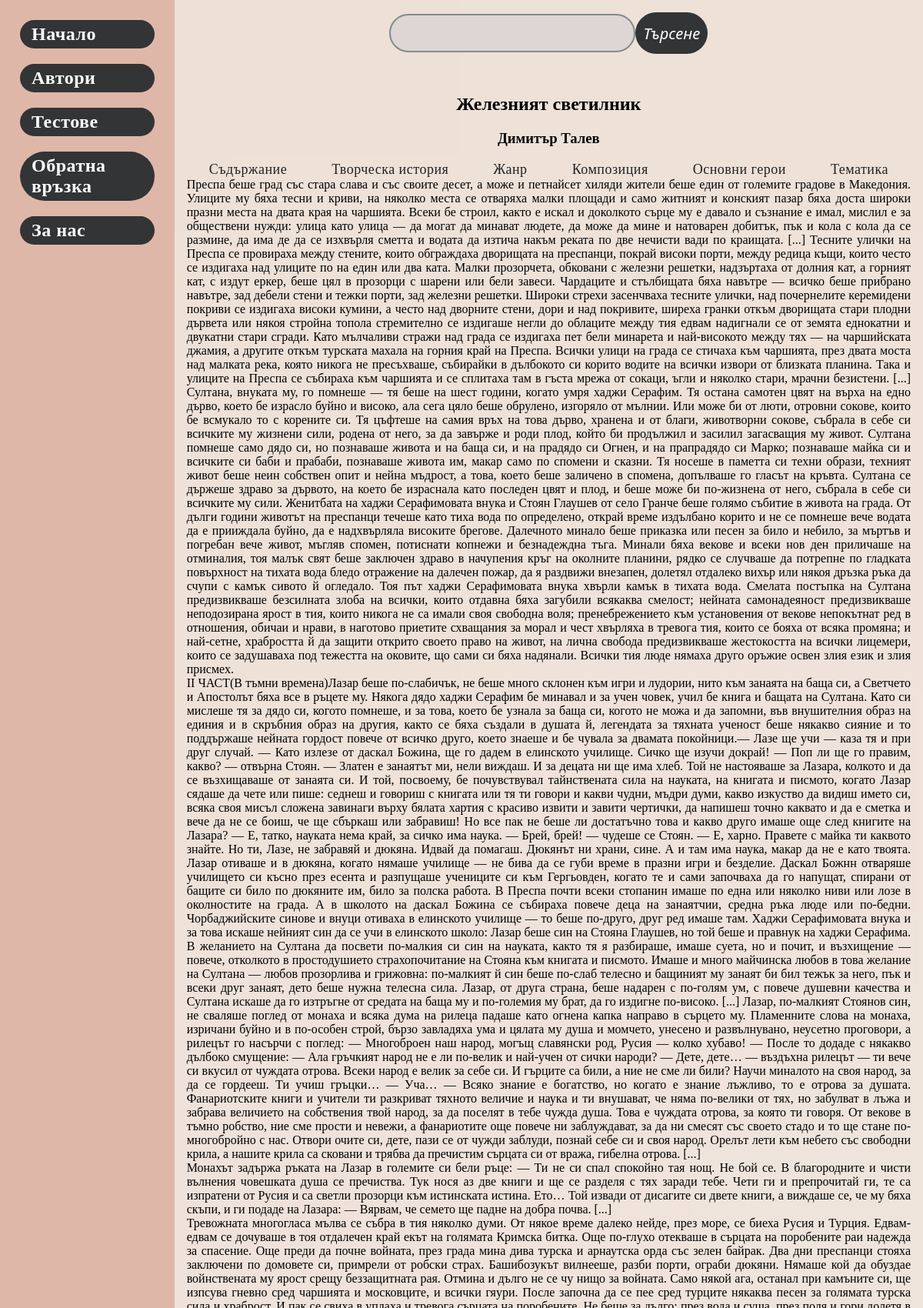
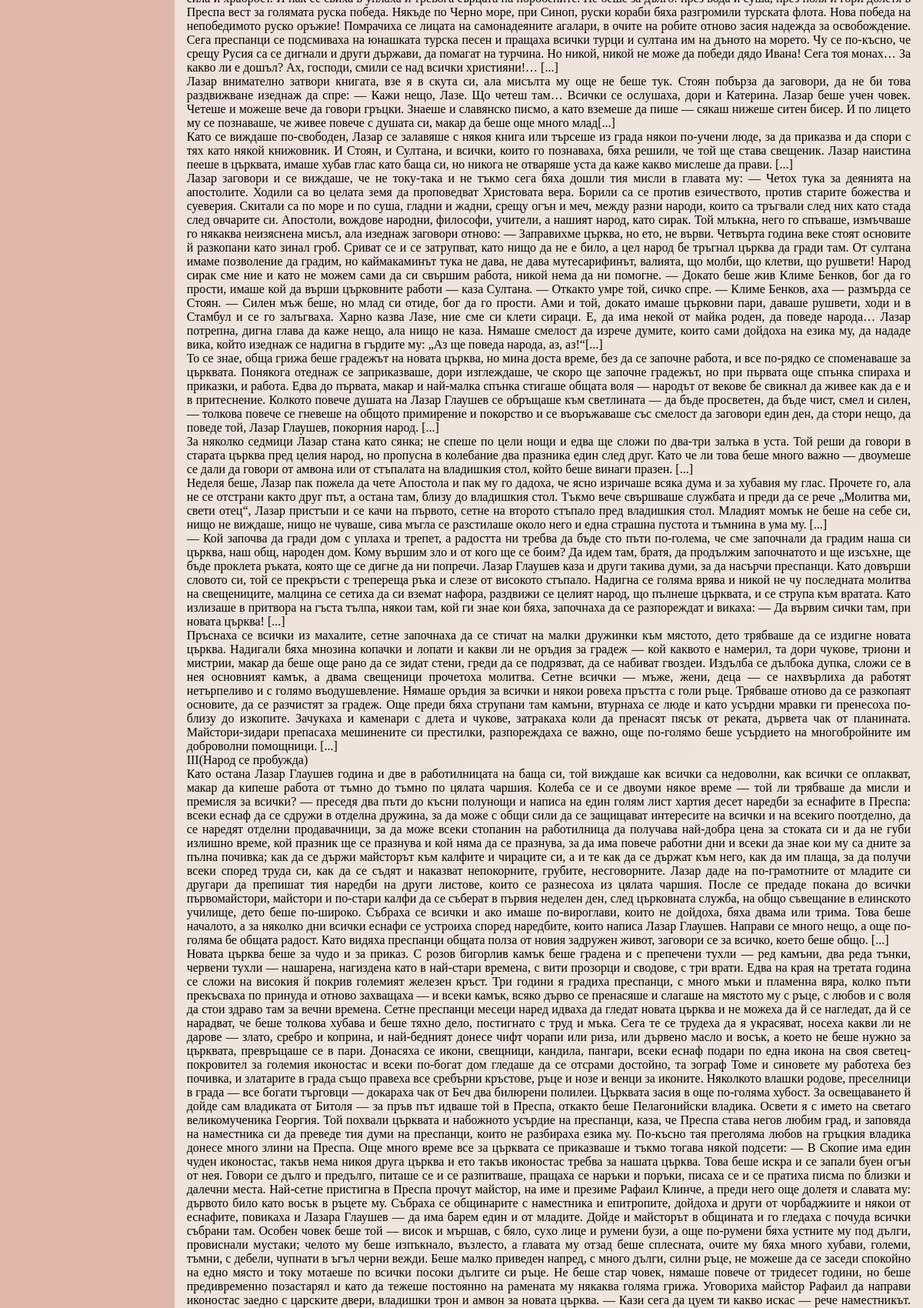
Page /php/Literaturework.php?litId=1 (upper part) on the committed database (2 pictures, top to bottom).
### tables this page shows
CREATE TABLE Literaturework (

  LiteratureworkID int NOT NULL AUTO_INCREMENT PRIMARY KEY,
  LiteratureworkTittle VARCHAR(45),
  AuthorID int NOT NULL, 
  AuthorName VARCHAR(45) NOT NULL,
  CategoryID int NOT NULL,
  CategoryTittle VARCHAR(45) NOT NULL,
  Content TEXT(65535) NOT NULL,
  HistoryOfWriting VARCHAR(3000) NOT NULL,
  Genre VARCHAR(3000) NOT NULL,
  Composition VARCHAR(3000) NOT NULL,
  Maincharacters VARCHAR(3000) NOT NULL,
  theme VARCHAR(3000) NOT NULL,
  Image VARCHAR(150) NOT NULL,
  FOREIGN KEY (CategoryID) REFERENCES Category(CategoryID), 
  FOREIGN KEY (AuthorID) REFERENCES Author (AuthorID)
  );

### php/Literaturework.php (the view, shortened to what this page needs)
<!DOCTYPE html>
<?php
require_once "config.php";
?>
<head>
    <link rel = "stylesheet" href="css/design.css">
    <link rel = "stylesheet" href="css/Literaturework.css">
</head>
<body>
 <nav class="col-1">
    <a href="http://localhost/diplomnaPoBel/php/Index.php" target="_blank">Начало</a>
    <a href="http://localhost/diplomnaPoBel/php/avtoriview.php" target="_blank">Автори</a>
    <a href="http://localhost/diplomnaPoBel/php/DZI.php" target="_blank">Тестове</a>
    <a href="http://localhost/diplomnaPoBel/php/feedback.php?" target=_blank>Обратна връзка</a>
       <a href="http://localhost/diplomnaPoBel/php/AboutUs.php" target="_blank">За нас</a>
 </nav>
<div class="col-2">
  <header>
<input type="text">
  <button>Търсене</button>
 </header>
    <main class="content">
    <article>
        <?php
        $lit_Id= $_REQUEST['litId'];
        if(array_key_exists("openedTab",$_REQUEST)){
            $openedTab= $_REQUEST['openedTab'];
        }
        else {
            $openedTab= "0";
        }
    $sql = "SELECT LiteratureworkID, LiteratureworkTittle,AuthorID, AuthorName,Content, HistoryOfWriting, Genre,Composition,Maincharacters,theme FROM literaturework WHERE LiteratureworkID= $lit_Id";
    $result= mysqli_query($link,$sql);
   if(mysqli_num_rows($result) > 0)
	{
        $row = mysqli_fetch_assoc($result);
        echo '<h2 style="text-align:center">' . $row['LiteratureworkTittle'] . '</h2>';
        echo '<h3 style="text-align:center">' . $row['AuthorName'] . '</h3>';
        echo '<nav2 class="navigation">';
        echo '<a href="Literaturework.php?litId='.$lit_Id.'&openedTab=0">Съдържание</a>';
        echo '<a href="Literaturework.php?litId='.$lit_Id.'&openedTab=1">Творческа история</a>';
        echo '<a href="Literaturework.php?litId='.$lit_Id.'&openedTab=2">Жанр</a>';
        echo '<a href="Literaturework.php?litId='.$lit_Id.'&openedTab=3">Композиция</a>';
        echo '<a href="Literaturework.php?litId='.$lit_Id.'&openedTab=4">Основни герои</a>';
        echo '<a href="Literaturework.php?litId='.$lit_Id.'&openedTab=5">Тематика</a>';
        echo  '</nav2>';
        echo '<div class = "box">';
        if($openedTab=="0"){
        echo '<div>'.ReplaceNewLinesWithBrs($row['Content']).'</div>';
        }
        elseif($openedTab =="1")
        {
        echo '<div>'.ReplaceNewLinesWithBrs($row['HistoryOfWriting']).'</div>';
        }
        elseif($openedTab =="2")
        {
        echo '<div>'.ReplaceNewLinesWithBrs($row['Genre']).'</div>';
        }
        elseif($openedTab =="3")
        {
        echo '<div>'.ReplaceNewLinesWithBrs($row['Composition']).'</div>';
        }
        elseif($openedTab =="4")
        {
        echo '<div>'.ReplaceNewLinesWithBrs($row['Maincharacters']).'</div>';
        }
        elseif($openedTab =="5")
        {
        echo '<div>'.ReplaceNewLinesWithBrs($row['theme']).'</div>';
        }
echo '</div>';
    }
    function ReplaceNewLinesWithBrs($rawText)
    {
        return mb_eregi_replace("\n", "<br>", $rawText);
    }
    ?>
</body>
</html>

### php/css/design.css (style rules this page uses)
nav { display: flex; flex-direction: column; align-items: stretch; }
nav > a { font-weight: bold; font-size: 24px; background-color: rgb(50, 52, 54); color: white; text-decoration: none; padding: 5px 15px; border-radius: 50px; margin: 10px; }
body { background-image: url("../Images/wallpaper.avif"); background-size: cover; }
* { box-sizing: border-box; }
body { display: flex; min-height: 100vh; flex-direction: row; margin: 0; }
.col-1 { background-color:rgb(223, 183, 168); flex: 1; }
.col-2 { display: flex; flex-direction: column; flex: 5; }
.content { display: flex; flex-direction: row; align-items: center; }
.content > article { flex: 4; min-height: 60vh; }
header, footer, article, nav { padding: 1em; }
header { display: flex; justify-content: center; align-items: center; margin: 0 auto; }
header > input { height: 50px; width: 320px; background-color: rgb(221, 214, 212); border-radius: 50px; border: 2px solid #818d8b; }
header > button { height: 54px; width: 94px; font-style: italic; appearance: auto; writing-mode: horizontal-tb !important; font-style: 100%; font-style: italic; font-size: 20px; font-family: Noto sans; text-rendering: auto; background-color: rgb(50, 52, 54); color: #ffffff; border-style: none; border-radius: 50px; }

### php/css/Literaturework.css (style rules this page uses)
a { position:relative; text-decoration: none; color: #222; font-size: 18px; letter-spacing: .5px; padding: 0 20px; cursor: pointer; }
a:before { right: 0; top: -10px; }

### php/Literaturework.php (style rules this page uses)
nav2.navigation { display: flex; flex-direction: row; justify-content: space-around; align-items: center; }
nav2.navigation> a { position:relative; text-decoration: none; color: #222; font-size: 18px; letter-spacing: .5px; padding: 0 20px; cursor: pointer; }
a:before, a:after { content:""; position: absolute; height:3px; width:0; background: rgb(220, 164, 144); transition: .5s; }
a:after { left:0; bottom: -10px; }
a:before { right: 0; top: -10px; }
div.box { text-align: justify; }

### rows in the picture
literaturework: LiteratureworkTittle "Железният светилник", AuthorName "Димитър Талев", Content "Преспа беше град със стара слава и със своите десет, а може и петнайсет хиляди жители беше един от големите градове в Македония. Улиците му бяха тесни и криви, на няколко места се отваряха малки площади и само житният и конският пазар бяха доста широки празни места на двата края на чаршията. Всеки бе строил, както е искал и доколкото сърце му е давало и съзнание е имал, мислил е за обществени нужди: улица като улица — да могат да минават людете, да може да мине и натоварен добитък, пък и кола с кола да се размине, да има де да се изхвърля сметта и водата да изтича накъм реката по две нечисти вади по краищата. [...] Тесните улички на Преспа се провираха между стените, които обграждаха…"
